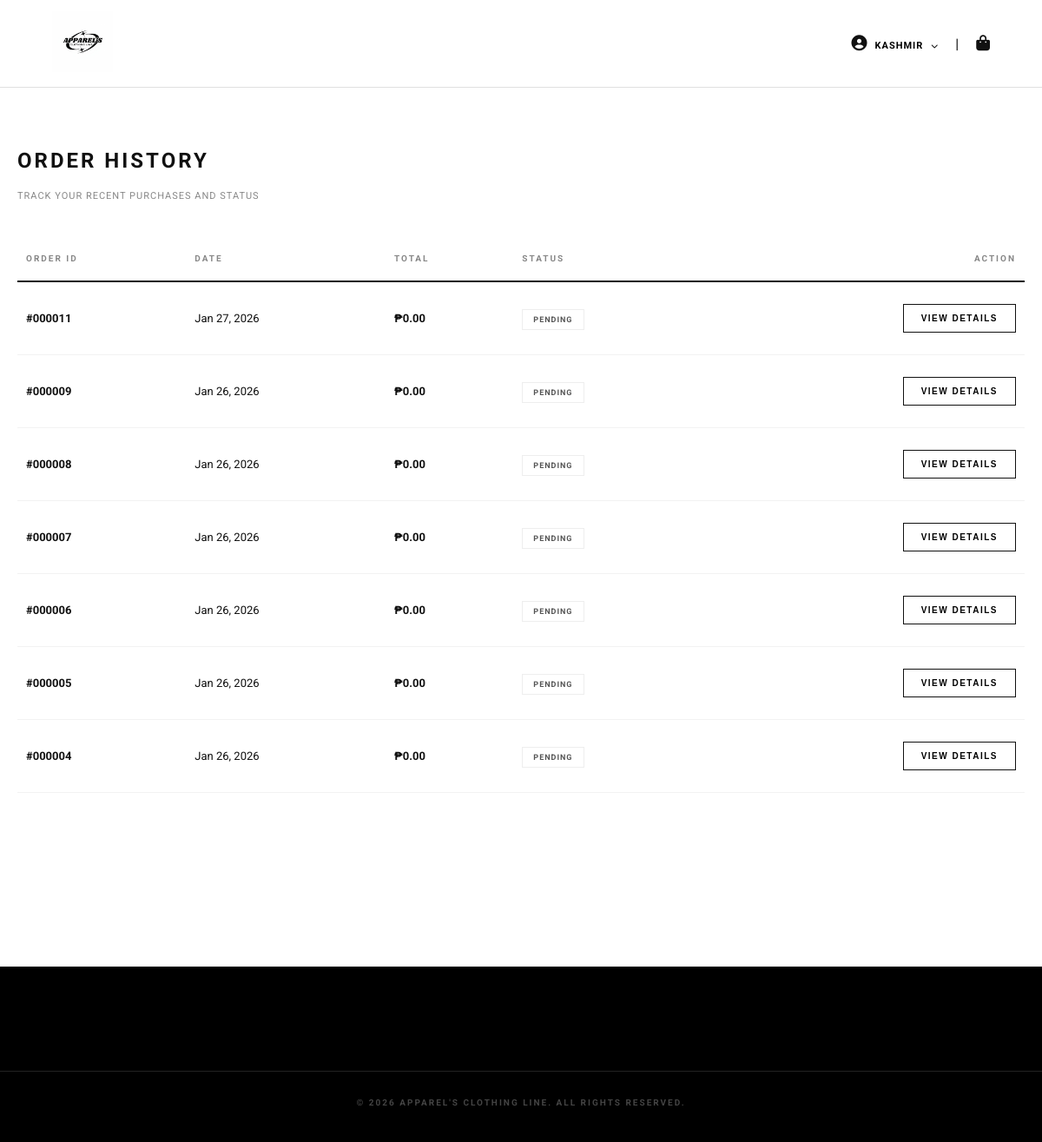
The page /orders.php (signed in) on the database its author committed.
### tables this page shows
CREATE TABLE `users` (
  `id` int(11) NOT NULL,
  `first_name` varchar(50) DEFAULT NULL,
  `last_name` varchar(50) DEFAULT NULL,
  `email` varchar(100) DEFAULT NULL,
  `password` varchar(255) DEFAULT NULL,
  `contact_no` varchar(20) DEFAULT NULL,
  `role` enum('user','admin') DEFAULT 'user'
);

CREATE TABLE `orders` (
  `id` int(11) NOT NULL,
  `user_id` int(11) NOT NULL,
  `full_name` varchar(255) NOT NULL,
  `address` text NOT NULL,
  `total_amount` decimal(10,2) NOT NULL,
  `payment_method` varchar(50) NOT NULL,
  `status` varchar(50) DEFAULT 'Pending',
  `created_at` timestamp NOT NULL DEFAULT current_timestamp()
);

### orders.php (the view, shortened to what this page needs)
<?php
include "config/database.php";
$user_id = $_SESSION['user_id'];
$v = "2.1";
$user_query = mysqli_query($conn, "SELECT first_name FROM users WHERE id = $user_id");
$user_data = mysqli_fetch_assoc($user_query);
$display_name = $user_data['first_name'] ?? 'USER';
$orders_query = "SELECT * FROM orders WHERE user_id = $user_id ORDER BY created_at DESC";
$orders_result = mysqli_query($conn, $orders_query);
?>
<!DOCTYPE html>
<html lang="en">
<head>
    <link rel="stylesheet" href="assets/css/style.css?v=<?php echo $v; ?>">
    <link rel="stylesheet" href="https://cdnjs.cloudflare.com/ajax/libs/font-awesome/6.5.0/css/all.min.css">
</head>
<body>
<header class="header">
    <div class="container header-container">
        <div class="logo">
            <a href="index.php">
                <img src="assets/images/new_logo.jpg" alt="Logo" class="header-logo">
            </a>
        </div>
        <div class="header-right">
            <div class="user-dropdown">
                <a href="javascript:void(0)" class="header-icon">
                    <i class="fas fa-user-circle"></i>
                    <span class="user-name-text"><?= strtoupper(htmlspecialchars($display_name)) ?></span>
                    <i class="fas fa-chevron-down" style="font-size: 8px; margin-left: 5px;"></i>
                </a>
            </div>
            <span class="divider">|</span>
            <a href="cart.php" class="header-icon">
                <i class="fas fa-shopping-bag"></i>
            </a>
        </div>
    </div>
</header>
<main class="container" style="min-height: 70vh;">
    <div class="cart-header" style="margin-top: 50px; margin-bottom: 40px;">
        <h2 class="order-history-title">Order History</h2>
        <p style="font-size: 11px; color: #888; letter-spacing: 1px; text-transform: uppercase; margin-top: 5px;">Track your recent purchases and status</p>
    </div>
    <?php if(mysqli_num_rows($orders_result) > 0): ?>
        <div style="overflow-x: auto;">
            <table class="orders-table">
                <thead>
                    <tr>
                        <th>Order ID</th>
                        <th>Date</th>
                        <th>Total</th>
                        <th>Status</th>
                        <th style="text-align: right;">Action</th>
                    </tr>
                </thead>
                <tbody>
                    <?php while($order = mysqli_fetch_assoc($orders_result)):
                        $total = $order['total_price'] ?? ($order['amount'] ?? 0);
                        $status = $order['status'] ?? 'Pending';
                    ?>
                    <tr>
                        <td class="order-id-cell">
                            #<?php echo str_pad($order['id'], 6, '0', STR_PAD_LEFT); ?>
                        </td>
                        <td>
                            <?php echo date("M d, Y", strtotime($order['created_at'])); ?>
                        </td>
                        <td class="order-total-cell">
                            ₱<?php echo number_format($total, 2); ?>
                        </td>
                        <td>
                            <span class="status-badge">
                                <?php echo htmlspecialchars($status); ?>
                            </span>
                        </td>
                        <td style="text-align: right;">
                            <button onclick="viewOrderDetails(<?php echo $order['id']; ?>)" class="btn-view-details">
                                View Details
                            </button>
                        </td>
                    </tr>
                    <?php endwhile; ?>
                </tbody>
            </table>
        </div>
    <?php endif; ?>
</main>
<footer class="footer">
    <div class="footer-bottom">
        <p>&copy; 2026 APPAREL'S CLOTHING LINE. ALL RIGHTS RESERVED.</p>
    </div>
</footer>
</body>
</html>

### assets/css/style.css (style rules this page uses)
body { margin: 0; padding: 0; font-family: 'Roboto', 'Inter', sans-serif; background-color: #fff; color: #111; -webkit-font-smoothing: antialiased; }
.container { max-width: 1200px; margin: 0 auto; padding: 20px; }
.header { height: 100px; display: flex; align-items: center; border-bottom: 1px solid #e0e0e0; background-color: #fff; position: sticky; top: 0; z-index: 1000; }
.header-container { width: 90%; max-width: 1200px; margin: 0 auto; display: flex; justify-content: space-between; align-items: center; }
.header-logo { height: 70px; width: auto; object-fit: contain; }
.header-right { display: flex; align-items: center; justify-content: flex-end; gap: 20px; }
.header-icon, .header-icon i, .header-icon:visited, .header-icon:active, .header-icon:link { color: #111 !important; text-decoration: none; outline: none; }
.user-name-text { font-size: 12px; font-weight: 700; letter-spacing: 1.5px; text-transform: uppercase; color: #000; }
.header-right { display: flex; align-items: center; justify-content: flex-end; gap: 20px; min-width: auto; }
.header-icon i { font-size: 18px; }
.user-dropdown { position: relative; display: inline-block; }
.user-name-text { font-size: 11px; font-weight: 700; letter-spacing: 1px; margin-left: 5px; text-transform: uppercase; cursor: pointer; }
.order-history-title { text-transform: uppercase; letter-spacing: 3px; font-weight: 700; font-size: 24px; color: #111; }
.orders-table { width: 100%; border-collapse: collapse; margin-bottom: 80px; }
.orders-table th { text-align: left; text-transform: uppercase; font-size: 10px; letter-spacing: 2px; border-bottom: 2px solid #111; color: #888; padding: 20px 10px; font-weight: 700; }
.orders-table td { padding: 25px 10px; border-bottom: 1px solid #f2f2f2; font-size: 13px; }
.order-id-cell { font-weight: 700; color: #111; }
.order-total-cell { font-weight: 700; color: #111; }
.status-badge { font-size: 9px; text-transform: uppercase; font-weight: 700; letter-spacing: 1px; padding: 6px 12px; border: 1px solid #eee; background: #fff; color: #555; }
.btn-view-details { font-size: 10px; text-transform: uppercase; font-weight: 700; background: none; border: 1px solid #111; padding: 10px 20px; cursor: pointer; transition: 0.3s; letter-spacing: 1.5px; }
.footer { background-color: #000; padding: 60px 0 30px; margin-top: 100px; color: #fff; }
.footer-bottom { margin-top: 60px; padding-top: 20px; border-top: 1px solid #222; text-align: center; }
.footer-bottom p { font-size: 10px; color: #444; letter-spacing: 2px; text-transform: uppercase; font-weight: 700; }

### rows shown on the page
users: first_name "KASHMIR"
orders: id "000011", created_at "Jan 27, 2026", total "0.00", status "PENDING"
orders: id "000009", created_at "Jan 26, 2026", total "0.00", status "PENDING"
orders: id "000008", created_at "Jan 26, 2026", total "0.00", status "PENDING"
orders: id "000007", created_at "Jan 26, 2026", total "0.00", status "PENDING"
orders: id "000006", created_at "Jan 26, 2026", total "0.00", status "PENDING"
orders: id "000005", created_at "Jan 26, 2026", total "0.00", status "PENDING"
orders: id "000004", created_at "Jan 26, 2026", total "0.00", status "PENDING"
